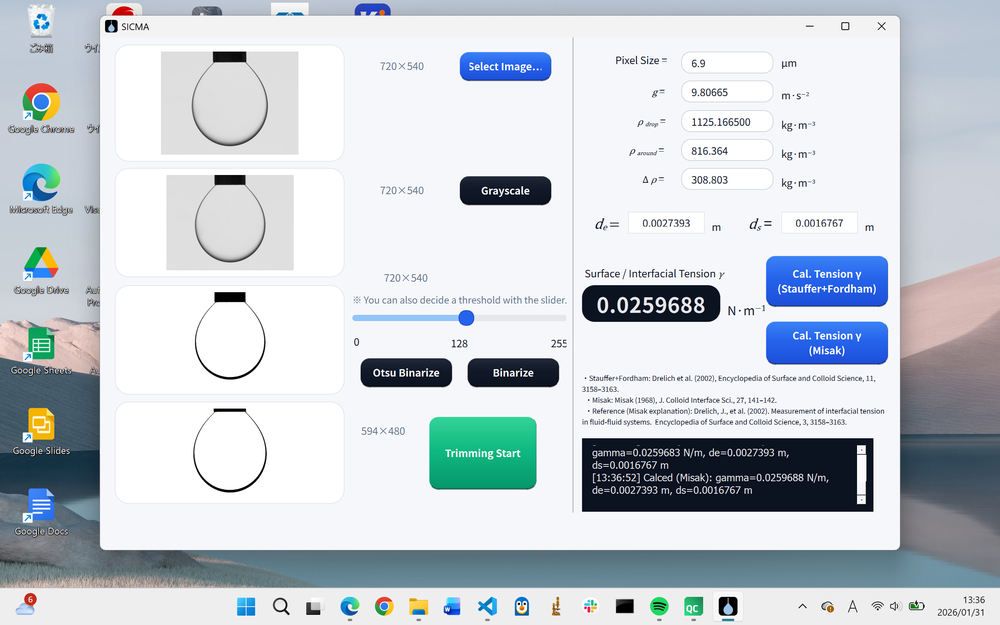
#> input picture images/SICMA_application_appearance.png, 1000 x 625 px, shrunk from 2560 x 1600 before the run
$ python otsu_binarize.py ../../images/SICMA_application_appearance.png out.png
#> lines starting #> are read from the running program, lines starting #| are printed output that depends on the picture; after the words box and inside, x2 and y2 are one past the last pixel; in counts of white or black regions, pixels touching at a corner belong together; long printed decimals are rounded
import sys
from skimage.io import imread, imsave
from skimage.filters import threshold_otsu
from skimage.color import rgb2gray

#print("Hello, world!")

try:
    # コマンドライン引数から入力画像と出力画像のパスを取得
    input_image_path = sys.argv[1]
    output_image_path = sys.argv[2]

    # 画像の読み込みと二値化処理
    image = imread(input_image_path)
#> image is the input picture: shape (625, 1000, 4); mean R, G, B, A 197.5, 204.5, 211.1, 255
    if len(image.shape) == 3:
        image = rgb2gray(image)
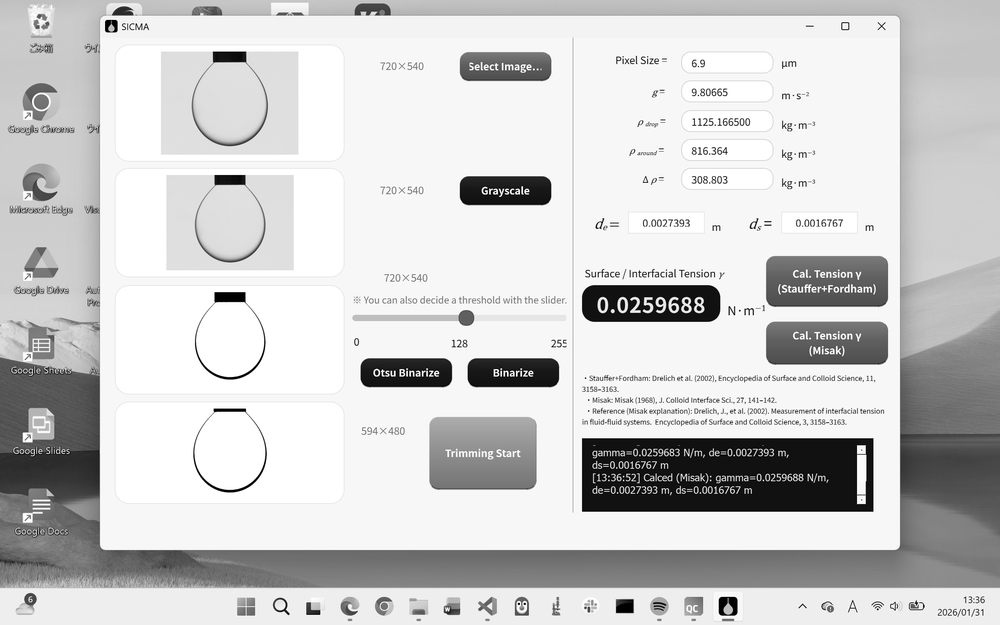
#> image: shape (625, 1000) float64; min 0, max 1, mean 0.798
    thresh = threshold_otsu(image)
#> thresh = 0.643
    binary = image > thresh
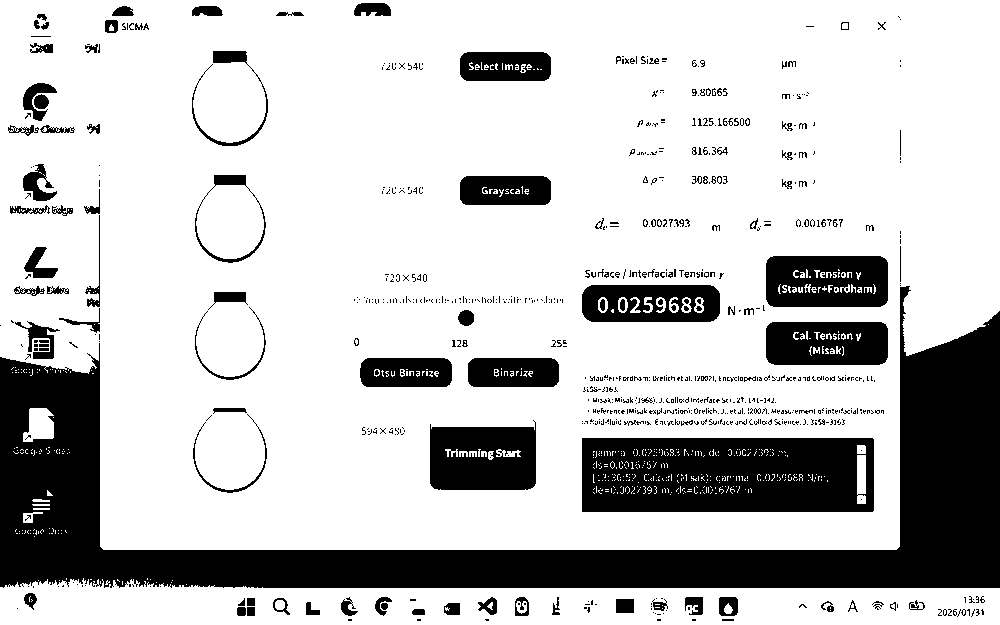
#> binary: shape (625, 1000) bool; 77.1% white; 801 black regions (672 under 20 px), largest, box (x1, y1, x2, y2) and area: (0, 286, 1000, 588) 75769, (582, 438, 874, 512) 20107, (430, 420, 536, 490) 6294
    imsave(output_image_path, (binary * 255).astype('uint8'), check_contrast=False)
    print(thresh*255)
#| 163.857
except Exception as e:
    print("An error occurred:", e, file=sys.stderr)
    sys.exit(1)
